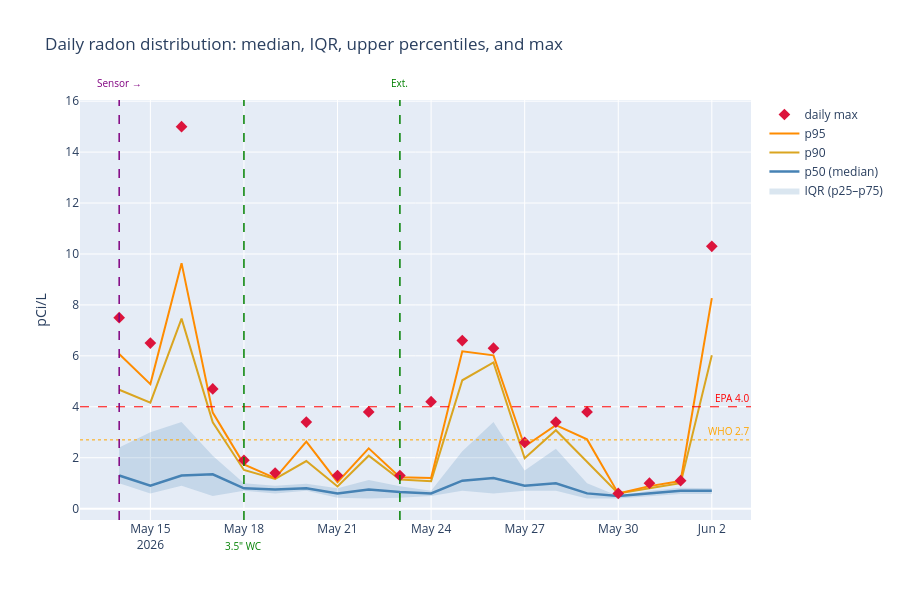

The cell this chart's notebook holds for it:
### Markdown cell above
## Daily distribution (percentiles)

For each day: the **median (p50)** line shows the typical level; the **IQR band (p25–p75)** shows the middle half of readings; **p90/p95** capture the upper tail; the **daily max** marker is the single worst hour. A day where median is low but max hits EPA is a day where the system is mostly working but failed at least once.

### Code cell
daily = pd.DataFrame({
    'p25':       df_post['radon'].resample('D').quantile(0.25),
    'p50':       df_post['radon'].resample('D').quantile(0.50),
    'p75':       df_post['radon'].resample('D').quantile(0.75),
    'p90':       df_post['radon'].resample('D').quantile(0.90),
    'p95':       df_post['radon'].resample('D').quantile(0.95),
    'daily_max': df_post['radon'].resample('D').max(),
})

fig = go.Figure()
# IQR band (p25-p75) — invisible upper bound, then fill down from p25
fig.add_trace(go.Scatter(x=daily.index, y=daily['p75'],
                         line=dict(color='rgba(0,0,0,0)'), mode='lines',
                         showlegend=False, hoverinfo='skip'))
fig.add_trace(go.Scatter(x=daily.index, y=daily['p25'], name='IQR (p25–p75)',
                         line=dict(color='rgba(0,0,0,0)'), mode='lines',
                         fill='tonexty', fillcolor='rgba(70, 130, 180, 0.20)'))
# percentile lines
fig.add_trace(go.Scatter(x=daily.index, y=daily['p50'], name='p50 (median)',
                         line=dict(color='steelblue', width=2.5)))
fig.add_trace(go.Scatter(x=daily.index, y=daily['p90'], name='p90',
                         line=dict(color='goldenrod', width=2)))
fig.add_trace(go.Scatter(x=daily.index, y=daily['p95'], name='p95',
                         line=dict(color='darkorange', width=2)))
fig.add_trace(go.Scatter(x=daily.index, y=daily['daily_max'], name='daily max',
                         mode='markers',
                         marker=dict(color='crimson', size=9, symbol='diamond')))
fig.update_layout(title='Daily radon distribution: median, IQR, upper percentiles, and max',
                  yaxis_title='pCi/L', xaxis_title='')
annotate(fig, events=EVENTS_POST)
fig.show()

### Figure 1 — Plotly figure (JSON) as saved in the notebook; plotly's stock layout.template omitted (floating-point values rounded to 4 significant figures)
{"data": [{"hoverinfo": "skip", "line": {"color": "rgba(0,0,0,0)"}, "mode": "lines", "showlegend": false, "type": "scatter", "x": ["2026-05-14T00:00:00.000000", "2026-05-15T00:00:00.000000", "2026-05-16T00:00:00.000000", "2026-05-17T00:00:00.000000", "2026-05-18T00:00:00.000000", "2026-05-19T00:00:00.000000", "2026-05-20T00:00:00.000000", "2026-05-21T00:00:00.000000", "2026-05-22T00:00:00.000000", "2026-05-23T00:00:00.000000", "2026-05-24T00:00:00.000000", "2026-05-25T00:00:00.000000", "2026-05-26T00:00:00.000000", "2026-05-27T00:00:00.000000", "2026-05-28T00:00:00.000000", "2026-05-29T00:00:00.000000", "2026-05-30T00:00:00.000000", "2026-05-31T00:00:00.000000", "2026-06-01T00:00:00.000000", "2026-06-02T00:00:00.000000"], "y": [2.4, 3.0, 3.4, 2.075, 1.0, 0.9, 0.975, 0.8, 1.125, 0.875, 0.7, 2.25, 3.4, 1.5, 2.35, 1.0, 0.5, 0.7, 0.825, 0.8]}, {"fill": "tonexty", "fillcolor": "rgba(70, 130, 180, 0.20)", "line": {"color": "rgba(0,0,0,0)"}, "mode": "lines", "name": "IQR (p25–p75)", "type": "scatter", "x": ["2026-05-14T00:00:00.000000", "2026-05-15T00:00:00.000000", "2026-05-16T00:00:00.000000", "2026-05-17T00:00:00.000000", "2026-05-18T00:00:00.000000", "2026-05-19T00:00:00.000000", "2026-05-20T00:00:00.000000", "2026-05-21T00:00:00.000000", "2026-05-22T00:00:00.000000", "2026-05-23T00:00:00.000000", "2026-05-24T00:00:00.000000", "2026-05-25T00:00:00.000000", "2026-05-26T00:00:00.000000", "2026-05-27T00:00:00.000000", "2026-05-28T00:00:00.000000", "2026-05-29T00:00:00.000000", "2026-05-30T00:00:00.000000", "2026-05-31T00:00:00.000000", "2026-06-01T00:00:00.000000", "2026-06-02T00:00:00.000000"], "y": [1.0, 0.6, 0.9, 0.5, 0.7, 0.6, 0.7, 0.425, 0.4, 0.425, 0.5, 0.7, 0.6, 0.7, 0.7, 0.4, 0.4, 0.5, 0.575, 0.575]}, {"line": {"color": "steelblue", "width": 2.5}, "name": "p50 (median)", "type": "scatter", "x": ["2026-05-14T00:00:00.000000", "2026-05-15T00:00:00.000000", "2026-05-16T00:00:00.000000", "2026-05-17T00:00:00.000000", "2026-05-18T00:00:00.000000", "2026-05-19T00:00:00.000000", "2026-05-20T00:00:00.000000", "2026-05-21T00:00:00.000000", "2026-05-22T00:00:00.000000", "2026-05-23T00:00:00.000000", "2026-05-24T00:00:00.000000", "2026-05-25T00:00:00.000000", "2026-05-26T00:00:00.000000", "2026-05-27T00:00:00.000000", "2026-05-28T00:00:00.000000", "2026-05-29T00:00:00.000000", "2026-05-30T00:00:00.000000", "2026-05-31T00:00:00.000000", "2026-06-01T00:00:00.000000", "2026-06-02T00:00:00.000000"], "y": [1.3, 0.9, 1.3, 1.35, 0.8, 0.75, 0.8, 0.6, 0.75, 0.65, 0.6, 1.1, 1.2, 0.9, 1.0, 0.6, 0.5, 0.6, 0.7, 0.7]}, {"line": {"color": "goldenrod", "width": 2}, "name": "p90", "type": "scatter", "x": ["2026-05-14T00:00:00.000000", "2026-05-15T00:00:00.000000", "2026-05-16T00:00:00.000000", "2026-05-17T00:00:00.000000", "2026-05-18T00:00:00.000000", "2026-05-19T00:00:00.000000", "2026-05-20T00:00:00.000000", "2026-05-21T00:00:00.000000", "2026-05-22T00:00:00.000000", "2026-05-23T00:00:00.000000", "2026-05-24T00:00:00.000000", "2026-05-25T00:00:00.000000", "2026-05-26T00:00:00.000000", "2026-05-27T00:00:00.000000", "2026-05-28T00:00:00.000000", "2026-05-29T00:00:00.000000", "2026-05-30T00:00:00.000000", "2026-05-31T00:00:00.000000", "2026-06-01T00:00:00.000000", "2026-06-02T00:00:00.000000"], "y": [4.67, 4.16, 7.46, 3.39, 1.52, 1.17, 1.87, 0.87, 2.08, 1.14, 1.08, 5.04, 5.74, 1.98, 3.08, 1.84, 0.6, 0.8, 1.0, 6.02]}, {"line": {"color": "darkorange", "width": 2}, "name": "p95", "type": "scatter", "x": ["2026-05-14T00:00:00.000000", "2026-05-15T00:00:00.000000", "2026-05-16T00:00:00.000000", "2026-05-17T00:00:00.000000", "2026-05-18T00:00:00.000000", "2026-05-19T00:00:00.000000", "2026-05-20T00:00:00.000000", "2026-05-21T00:00:00.000000", "2026-05-22T00:00:00.000000", "2026-05-23T00:00:00.000000", "2026-05-24T00:00:00.000000", "2026-05-25T00:00:00.000000", "2026-05-26T00:00:00.000000", "2026-05-27T00:00:00.000000", "2026-05-28T00:00:00.000000", "2026-05-29T00:00:00.000000", "2026-05-30T00:00:00.000000", "2026-05-31T00:00:00.000000", "2026-06-01T00:00:00.000000", "2026-06-02T00:00:00.000000"], "y": [6.07, 4.89, 9.64, 3.77, 1.74, 1.2, 2.635, 1.04, 2.37, 1.235, 1.2, 6.18, 6.02, 2.44, 3.28, 2.72, 0.6, 0.885, 1.085, 8.265]}, {"marker": {"color": "crimson", "size": 9, "symbol": "diamond"}, "mode": "markers", "name": "daily max", "type": "scatter", "x": ["2026-05-14T00:00:00.000000", "2026-05-15T00:00:00.000000", "2026-05-16T00:00:00.000000", "2026-05-17T00:00:00.000000", "2026-05-18T00:00:00.000000", "2026-05-19T00:00:00.000000", "2026-05-20T00:00:00.000000", "2026-05-21T00:00:00.000000", "2026-05-22T00:00:00.000000", "2026-05-23T00:00:00.000000", "2026-05-24T00:00:00.000000", "2026-05-25T00:00:00.000000", "2026-05-26T00:00:00.000000", "2026-05-27T00:00:00.000000", "2026-05-28T00:00:00.000000", "2026-05-29T00:00:00.000000", "2026-05-30T00:00:00.000000", "2026-05-31T00:00:00.000000", "2026-06-01T00:00:00.000000", "2026-06-02T00:00:00.000000"], "y": [7.5, 6.5, 15.0, 4.7, 1.9, 1.4, 3.4, 1.3, 3.8, 1.3, 4.2, 6.6, 6.3, 2.6, 3.4, 3.8, 0.6, 1.0, 1.1, 10.3]}], "layout": {"annotations": [{"font": {"color": "red", "size": 10}, "showarrow": false, "text": "EPA 4.0", "x": 1, "xanchor": "right", "xref": "x domain", "y": 4.0, "yanchor": "bottom", "yref": "y"}, {"font": {"color": "orange", "size": 10}, "showarrow": false, "text": "WHO 2.7", "x": 1, "xanchor": "right", "xref": "x domain", "y": 2.7, "yanchor": "bottom", "yref": "y"}, {"font": {"color": "purple", "size": 10}, "showarrow": false, "text": "Sensor →", "x": "2026-05-14T00:00:00", "xanchor": "center", "xref": "x", "y": 1.02, "yanchor": "bottom", "yref": "y domain"}, {"font": {"color": "green", "size": 10}, "showarrow": false, "text": "3.5\" WC", "x": "2026-05-18T00:00:00", "xanchor": "center", "xref": "x", "y": -0.04, "yanchor": "top", "yref": "y domain"}, {"font": {"color": "green", "size": 10}, "showarrow": false, "text": "Ext.", "x": "2026-05-23T00:00:00", "xanchor": "center", "xref": "x", "y": 1.02, "yanchor": "bottom", "yref": "y domain"}], "height": 600, "shapes": [{"line": {"color": "red", "dash": "dash", "width": 1}, "type": "line", "x0": 0, "x1": 1, "xref": "x domain", "y0": 4.0, "y1": 4.0, "yref": "y"}, {"line": {"color": "orange", "dash": "dot", "width": 1}, "type": "line", "x0": 0, "x1": 1, "xref": "x domain", "y0": 2.7, "y1": 2.7, "yref": "y"}, {"line": {"color": "purple", "dash": "dash", "width": 1.5}, "type": "line", "x0": "2026-05-14T00:00:00", "x1": "2026-05-14T00:00:00", "xref": "x", "y0": 0, "y1": 1, "yref": "y domain"}, {"line": {"color": "green", "dash": "dash", "width": 1.5}, "type": "line", "x0": "2026-05-18T00:00:00", "x1": "2026-05-18T00:00:00", "xref": "x", "y0": 0, "y1": 1, "yref": "y domain"}, {"line": {"color": "green", "dash": "dash", "width": 1.5}, "type": "line", "x0": "2026-05-23T00:00:00", "x1": "2026-05-23T00:00:00", "xref": "x", "y0": 0, "y1": 1, "yref": "y domain"}], "title": {"text": "Daily radon distribution: median, IQR, upper percentiles, and max"}, "xaxis": {"title": {"text": ""}}, "yaxis": {"title": {"text": "pCi/L"}}}}
